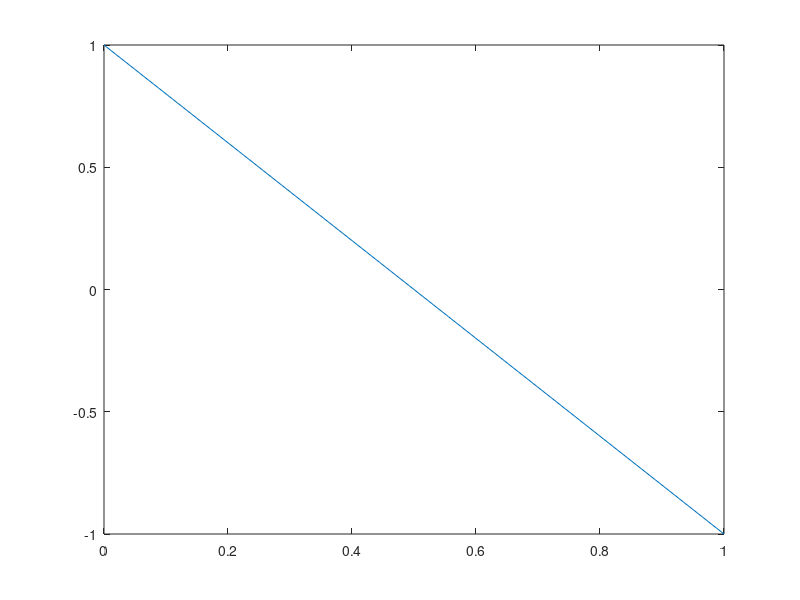

Write MATLAB code to recreate this figure.
clear;
%*********%
N = 10;
a = 1;
delta_x = a/(N-1);
x = 0:delta_x:1; 

A = zeros(N,N);
v = [1;-2;1];
for i=2:N-1
    for j=1:3
        A(i,i+j-2)=v(j,1)/(delta_x)^2;
    end
end
A(1,1)=1; A(N,N)=1;

B = zeros(N,1);
B(1,1) = 1; B(N,1) = -1;

phi = inv(A)*B;
plot(x,phi);
